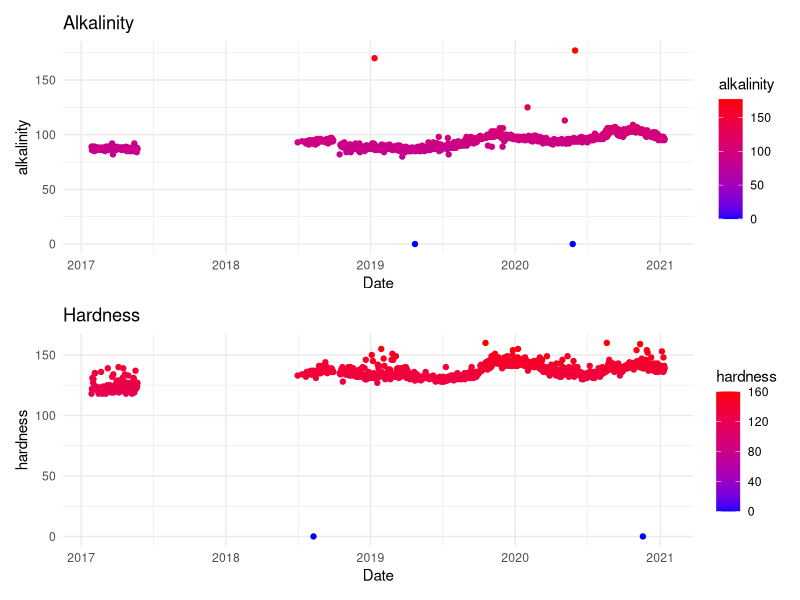
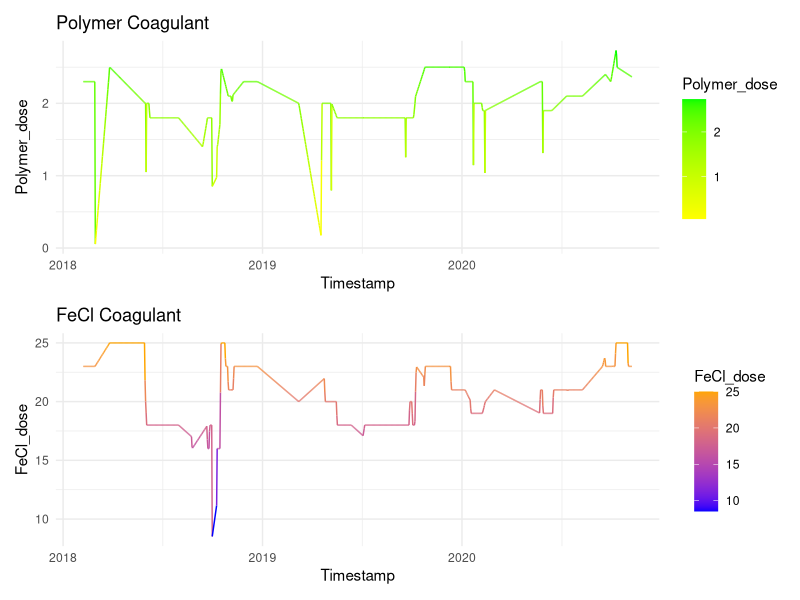
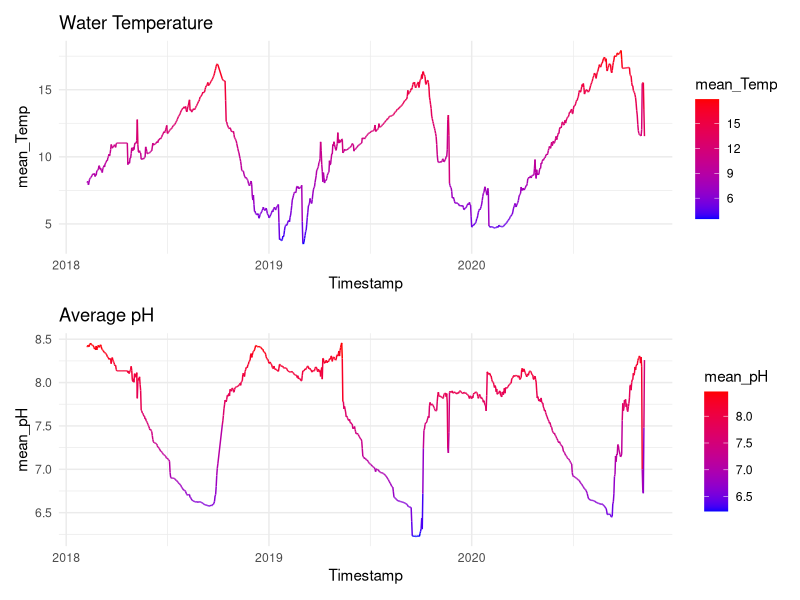
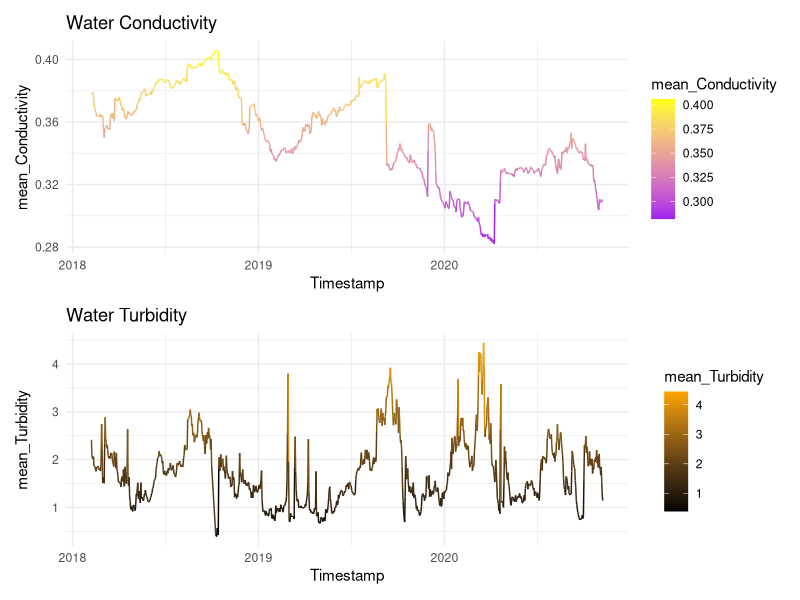
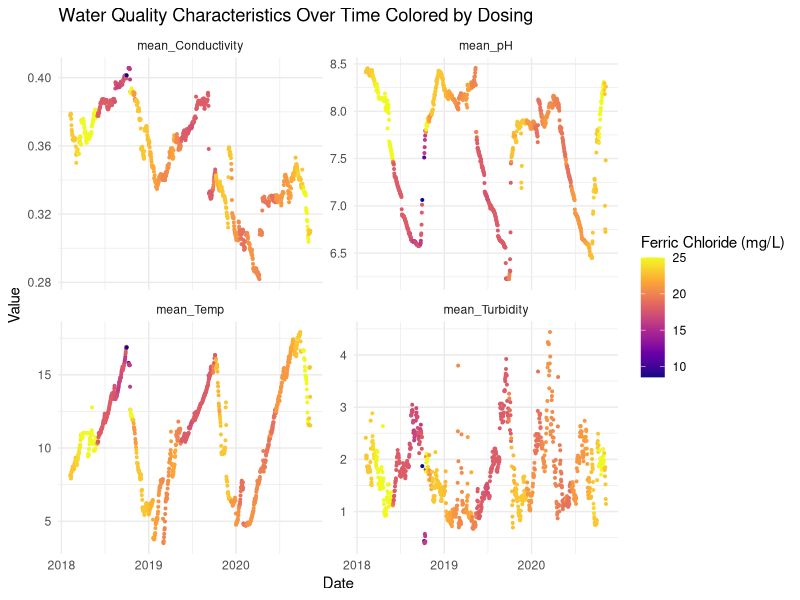
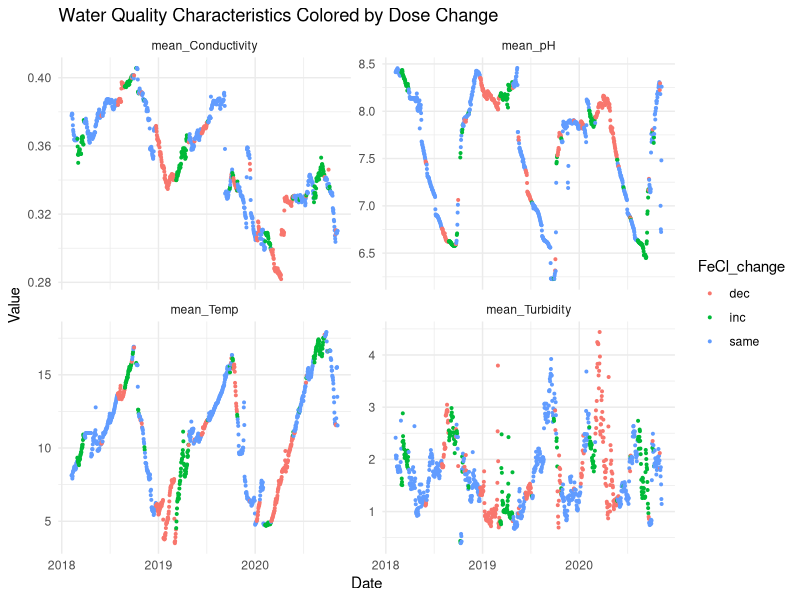

The R script that drew these images, in order:
## ---- chunk 1
knitr::opts_chunk$set(echo = TRUE)
## ---- chunk 2
library(dplyr)
library(tidyr)
library(readr)
library(lubridate)
library(ggplot2)
library(zoo)
library(purrr)
library(knitr)
library (patchwork)
## ---- chunk 3
alk_df <- read_csv("alkalinity_hardness_cleaned.csv",show_col_types = FALSE)
alk_df$Date <- mdy(alk_df$Date)

plot_alk <- ggplot(alk_df, aes(x = Date,
                           y = alkalinity,
                           color = alkalinity)) +
  geom_point() + 
  scale_color_gradient(low = 'blue', high = 'red') +
  theme_minimal() +
  ggtitle("Alkalinity")

plot_hardness <- ggplot(alk_df, aes(x = Date,
                           y = hardness,
                           color = hardness)) +
  geom_point() + 
  scale_color_gradient(low = 'blue', high = 'red') +
  theme_minimal() +
  ggtitle("Hardness")

plot_alk/plot_hardness
## ---- chunk 4

df_lag_incdec <- read.csv("RWAR_dosing_lag_incdec.csv") |>
  mutate(Timestamp = ymd(Timestamp))

plot_pH <- ggplot(df_lag_incdec, aes(x = Timestamp,
                           y = mean_pH,
                           color = mean_pH)) +
  geom_line() + 
  scale_color_gradient(low = 'blue', high = 'red') +
  theme_minimal() +
  ggtitle("Average pH")

plot_polymer <- ggplot(df_lag_incdec, aes(x = Timestamp,
                           y = Polymer_dose,
                           color = Polymer_dose)) +
  geom_line() + 
  scale_color_gradient(low = 'yellow', high = 'green') +
  theme_minimal() +
  ggtitle("Polymer Coagulant")

plot_FeCl <- ggplot(df_lag_incdec, aes(x = Timestamp,
                           y = FeCl_dose,
                           color = FeCl_dose)) +
  geom_line() + 
  scale_color_gradient(low = 'blue', high = 'orange') +
  theme_minimal() +
  ggtitle("FeCl Coagulant")

plot_temp <- ggplot(df_lag_incdec, aes(x = Timestamp,
                           y = mean_Temp,
                           color = mean_Temp)) +
  geom_line() + 
  scale_color_gradient(low = 'blue', high = 'red') +
  theme_minimal() +
  ggtitle("Water Temperature")

plot_cond <- ggplot(df_lag_incdec, aes(x = Timestamp,
                           y = mean_Conductivity,
                           color = mean_Conductivity)) +
  geom_line() + 
  scale_color_gradient(low = 'purple', high = 'yellow') +
  theme_minimal() +
  ggtitle("Water Conductivity")

plot_turb <- ggplot(df_lag_incdec, aes(x = Timestamp,
                           y = mean_Turbidity,
                           color = mean_Turbidity)) +
  geom_line() + 
  scale_color_gradient(low = 'black', high = 'orange') +
  theme_minimal() +
  ggtitle("Water Turbidity")

plot_polymer/plot_FeCl
plot_temp / plot_pH
plot_cond / plot_turb
## ---- chunk 5

df_lag_incdec_long <- df_lag_incdec |>
  pivot_longer(
    cols = starts_with("mean_"),
    names_to = "Characteristics",
    values_to = "Value"
  )

ggplot(df_lag_incdec_long, aes(x = Timestamp, y = Value, color = FeCl_dose)) +
  geom_point(size = 0.7) +
  facet_wrap(~Characteristics, scales = "free_y") +
  scale_color_viridis_c(option = "plasma") +
  theme_minimal() +
  labs(
    x = "Date",
    y = "Value",
    color = "Ferric Chloride (mg/L)",
    title = "Water Quality Characteristics Over Time Colored by Dosing"
  )

ggplot(df_lag_incdec_long, aes(x = Timestamp, y = Value, color = FeCl_change)) +
  geom_point(size = 0.7) +
  facet_wrap(~Characteristics, scales = "free_y") +
  theme_minimal() +
  labs(
    x = "Date",
    y = "Value",
    color = "FeCl_change",
    shape = "FeCl_change",
    title = "Water Quality Characteristics Colored by Dose Change"
  )

## ---- chunk 6
data <- read.csv("RWAR_dosing_cleaned.csv")
lagged_data <- data |>
  mutate(Temp_lag1 = lag(mean_Temp, 1), 
         Temp_lag2 = lag(mean_Temp, 2),
         pH_lag1 = lag(mean_pH, 1),
         pH_lag2 = lag(mean_pH, 2),
         Cond_lag1 = lag(mean_Conductivity, 1),
         Cond_lag2 = lag(mean_Conductivity, 2),
         Turb_lag1 = lag(mean_Turbidity, 1),
         Turb_lag2 = lag(mean_Turbidity, 2))
# Temp
lagged_data$Temp_lag1[1] <- lagged_data$Temp_lag1[2]
lagged_data$Temp_lag2[1:2] <- lagged_data$Temp_lag2[3]
# pH
lagged_data$pH_lag1[1] <- lagged_data$pH_lag1[2]
lagged_data$pH_lag2[1:2] <- lagged_data$pH_lag2[3]
# Conductivity
lagged_data$Cond_lag1[1] <- lagged_data$Cond_lag1[2]
lagged_data$Cond_lag2[1:2] <- lagged_data$Cond_lag2[3]
# Turbidity
lagged_data$Turb_lag1[1] <- lagged_data$Turb_lag1[2]
lagged_data$Turb_lag2[1:2] <- lagged_data$Turb_lag2[3]
## ---- chunk 7

lm_fit <- lm(Ferric.chloride..mg.L ~ ., data=lagged_data |> select(-c(Timestamp, Cationic.Polimer..mg.L)))
summary(lm_fit)

## ---- chunk 8



